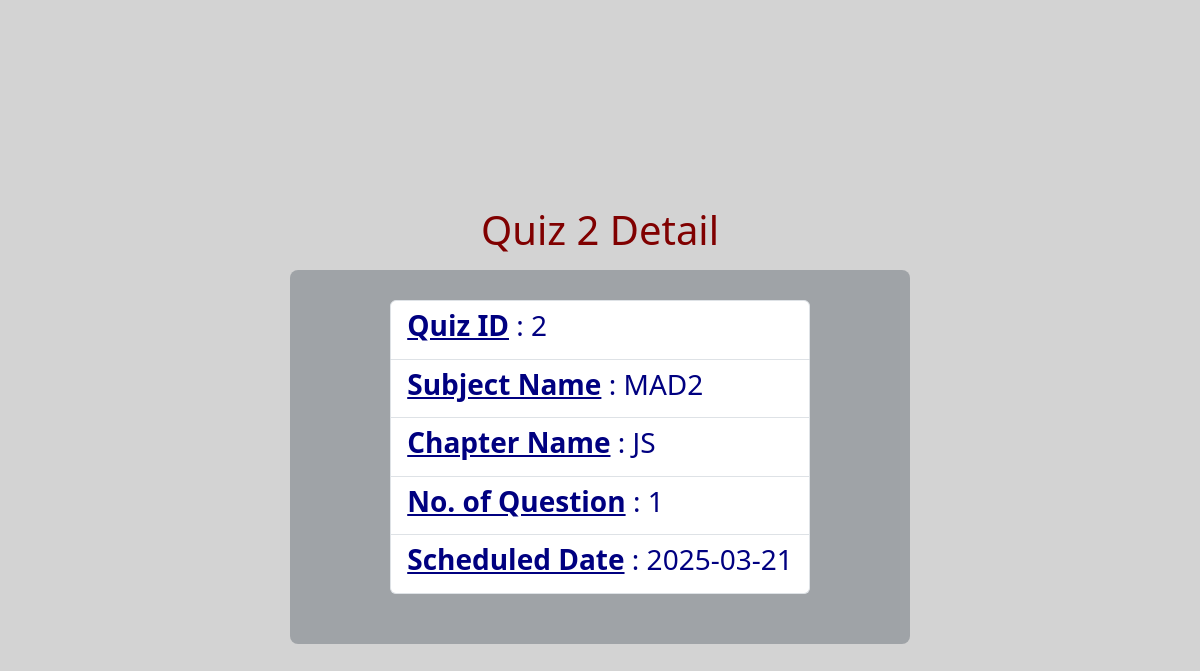
Page /stu_quiz_show/2squizs on the committed database.
### Backend/models.py (models this page shows)
class Quiz(db.Model):
    id=db.Column(db.Integer,primary_key=True)
    ch_id=db.Column(db.Integer,db.ForeignKey('chapter.id'))
    date_of_quiz=db.Column(db.Date,nullable=False)
    time_duration=db.Column(db.Time,nullable=False)
    remarks=db.Column(db.String,nullable=False)
    questions=db.relationship('Question',backref='quiz',lazy=True,cascade='all, delete-orphan')
    scores=db.relationship('Score',backref='quiz',lazy=True,cascade='all, delete-orphan')

class Subject(db.Model):
    id=db.Column(db.Integer,primary_key=True)
    name=db.Column(db.String,unique=True,nullable=False)
    description=db.Column(db.String,unique=True,nullable=False)
    chapters=db.relationship('Chapter',backref='subject',lazy=True,cascade='all, delete-orphan')

class Chapter(db.Model):
    id=db.Column(db.Integer,primary_key=True)
    sub_id=db.Column(db.Integer,db.ForeignKey('subject.id'))
    name=db.Column(db.String,unique=True,nullable=False)
    no_of_questions=db.Column(db.Integer,nullable=False)
    description=db.Column(db.String,unique=True,nullable=False)
    quizes=db.relationship('Quiz',backref='chapter',lazy=True,cascade='all, delete-orphan')

### Backend/controllers.py (the view)
@app.route('/stu_quiz_show/<int:id>squizs')
def stu_quiz_show(id):
  quizobj=Quiz.query.get(id)
  chapter=Chapter.query.filter_by(id=Quiz.ch_id)
  subject=Subject.query.filter_by(id=Chapter.sub_id)
  if not quizobj:
    flash("Chapter doesn't exit")
  return render_template('User_add/squizv.html',quizobj=quizobj,chapter=chapter,subject=subject)

### templates/User_add/squizv.html (shortened to what this page needs)
{%extends 'layout.html'%}
{%block content%}
    <h1>Quiz {{ quizobj.id }} Detail</h1>
    <div class="f_container bg-secondary bg-opacity-50">
        <ul class="list-group ">
            <li class="list-group-item d-flex">
                    <h3><b><u>Quiz ID</u></b> : {{quizobj.id}}</h3>
            </li>
            <li class="list-group-item d-flex ">
                    <h3><b><u>Subject Name</u></b> : {{quizobj.chapter.subject.name}}</h3>
            </li>
            <li class="list-group-item d-flex">
                <h3><b><u>Chapter Name</u></b> : {{quizobj.chapter.name}}</h3>
            </li>
            <li class="list-group-item d-flex">
                <h3><b><u>No. of Question</u></b> : {{quizobj.questions|length}}</h3>
            </li>
            <li class="list-group-item d-flex">
                <h3><b><u>Scheduled Date</u></b> : {{quizobj.date_of_quiz}}</h3>
            </li>
      </ul>
    </div>
{%endblock%}

### static/main.css (style rules this page uses)
html,body { margin:0; padding:0; overflow-x: hidden; }
.body_design { min-height:100vh; width:100vw; padding-top:70px; margin:0; background-color:lightgrey; display: flex; justify-content: center; align-items: center; flex-direction: column; }
h1 { color:maroon; margin-bottom:0.4em; }
.f_container { height:auto; width:auto; padding:30px 100px 50px 100px; border-radius:8px; margin-bottom:20px; }
h3 { text-align:center; color: navy; }

### rows in the picture
Quiz: id "2", date_of_quiz "2025-03-21"
Subject: chapter.subject.name "MAD2"
Chapter: chapter.name "JS"

### other values in the picture
{{ quizobj.questions|length }} "1"
